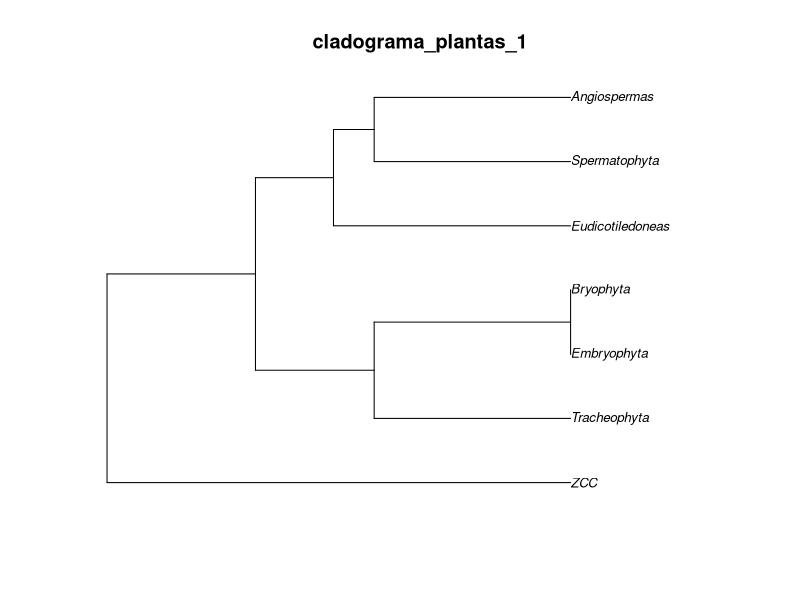
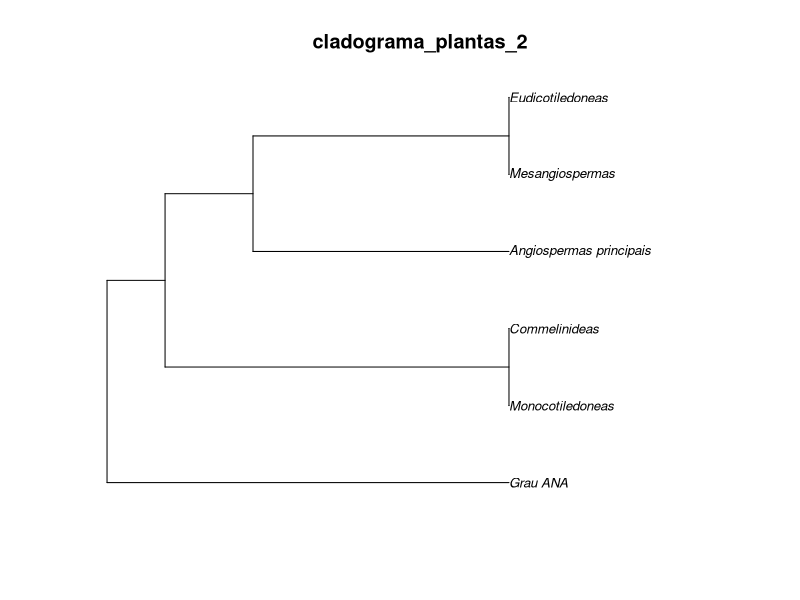
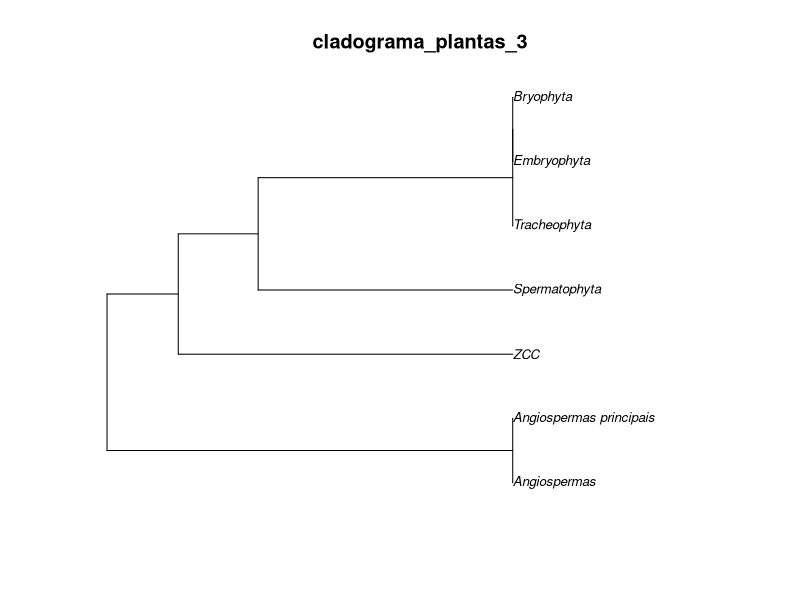
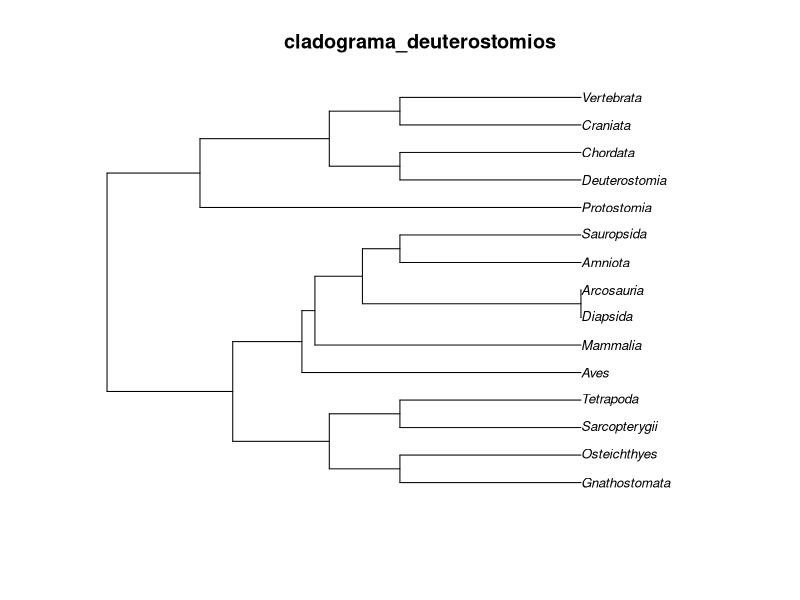
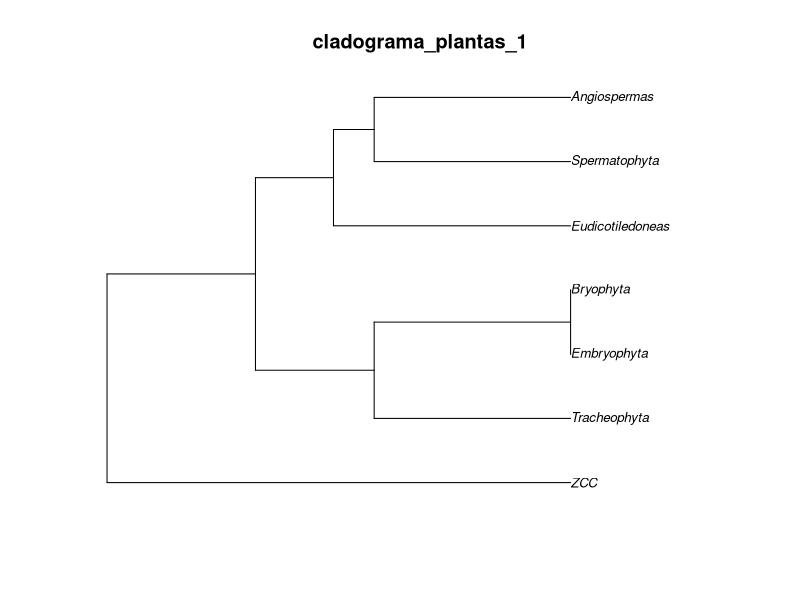
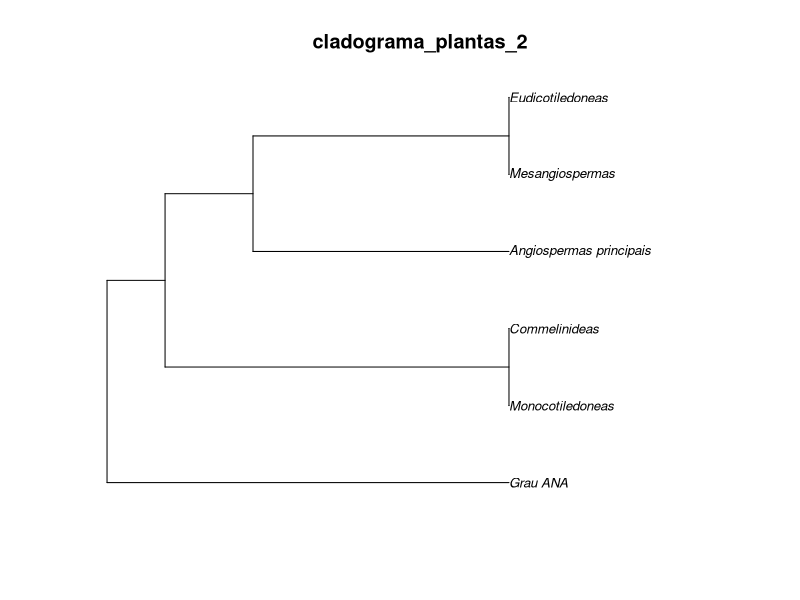
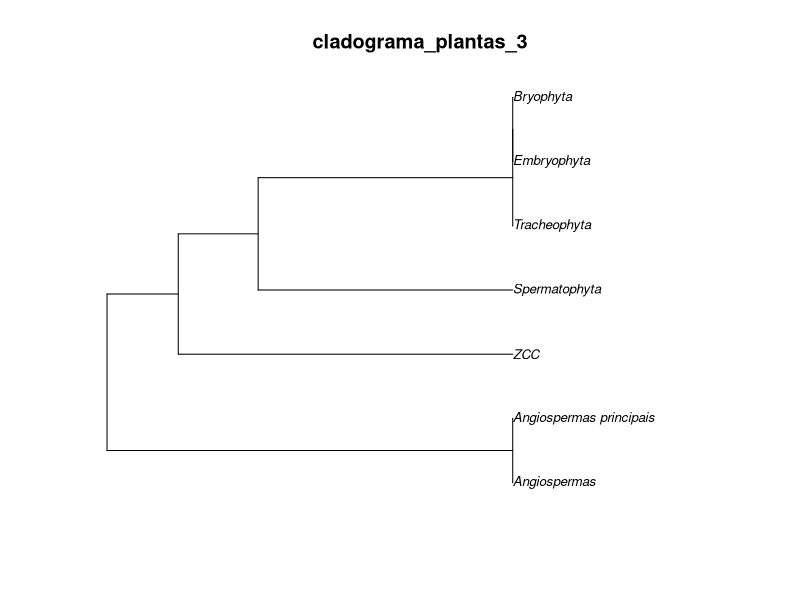
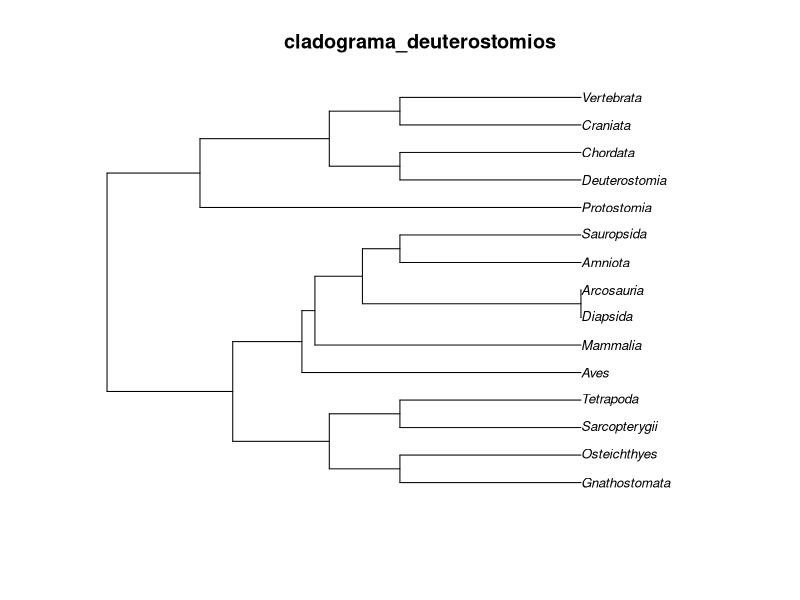

These figures' R source, in order:
# scripts/03_gerar_cladogramas

# Carrega pacotes necessários
library(tidyverse)
library(ape)

# Lê os dados novamente
plantas1 <- read_csv("../dados/plantas_morfologicas_1.csv") %>% column_to_rownames("Grupo") %>% as.matrix()
plantas2 <- read_csv("../dados/plantas_morfologicas_2.csv") %>% column_to_rownames("Grupo") %>% as.matrix()
plantas3 <- read_csv("../dados/plantas_moleculares.csv")    %>% column_to_rownames("Grupo") %>% as.matrix()
deutero  <- read_csv("../dados/deuterostomios.csv")         %>% column_to_rownames("Grupo") %>% as.matrix()

# Função para gerar cladograma e salvar
gerar_clado <- function(matriz, nome_saida) {
  dist_matrix <- dist(matriz)             # calcula distância
  arvore <- hclust(dist_matrix, method = "average")  # método UPGMA
  plot(as.phylo(arvore), cex = 0.8, main = nome_saida)
  # salva como imagem
  png(filename = paste0("../resultados/", nome_saida, ".png"), width = 800, height = 600)
  plot(as.phylo(arvore), cex = 0.8, main = nome_saida)
  dev.off()
}

# Gera os quatro cladogramas
gerar_clado(plantas1, "cladograma_plantas_1")
gerar_clado(plantas2, "cladograma_plantas_2")
gerar_clado(plantas3, "cladograma_plantas_3")
gerar_clado(deutero,  "cladograma_deuterostomios")
